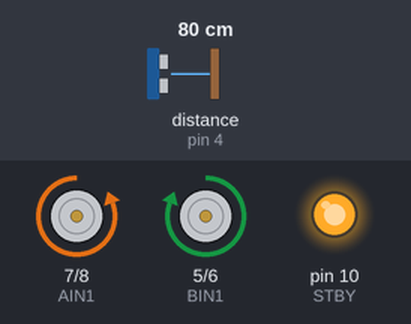
A sketch run on a simulated Arduino Uno, built with avr-gcc and run on an emulated ATmega328P. Parts: motor-driver pin pairs drawn as motors (green arrow = first pin HIGH = forward, orange = second pin HIGH = backward, longer = more drive, scaled by the enable pin, stopped while the standby pin is LOW), output pins drawn as LEDs (lit = HIGH). Wiring (inferred from the names in the program): ultrasonic range finder: trigger pin 2; echo pin 4. The test bench sets the inputs (shaded band); at power-on: distance to the obstacle (sensor on pin 4) 80 cm. The echo pulse lasts 58.3 µs per cm; pins used as bus, display or sensor lines are not drawn.

Above: at 1.2 s.
1.3 s: distance to the obstacle (sensor on pin 4) set to 12 cm
2.9 s: distance to the obstacle (sensor on pin 4) set to 9 cm
At 4.5 s:
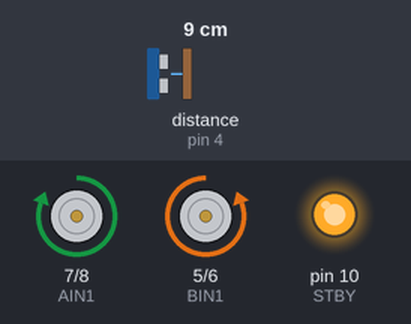
At 6.0 s:
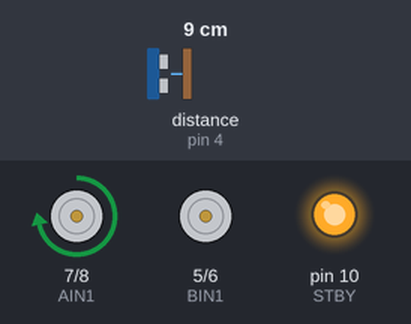
8.9 s: distance to the obstacle (sensor on pin 4) set to 2 cm
11.9 s: distance to the obstacle (sensor on pin 4) set to 35 cm
At 15.0 s:
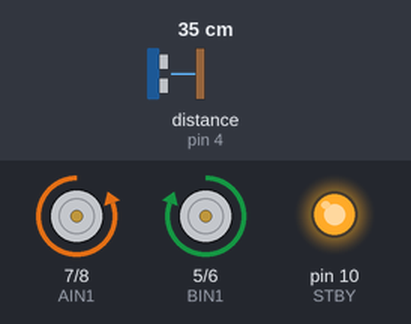
Timing chart, 0 to 15.9 s (numbered marks = the images above; inputs shaded):
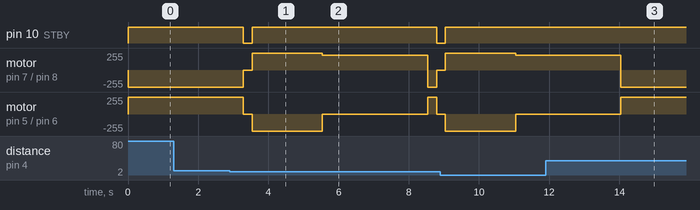

Measured:
- the behaviour switches between 11 and 10 cm on distance to the obstacle (sensor on pin 4) (found by bisection; images 0 and 1)
- after the input at 1.3 s, every drawn part: stays the same
- after the input at 2.9 s, pin 10 (STBY): HIGH → LOW after 0.39 s, → HIGH 0.25 s later, → LOW 5.3 s later; motor on pin 7 (AIN1) / pin 8 (AIN2): backward 255/255 → stopped after 0.39 s, → forward 255/255 0.25 s later, → forward 220/255 2.0 s later, → backward 255/255 3.0 s later, … (5 changes in this stretch)
- after the input at 11.9 s, pin 10 (STBY): stays HIGH (without the input it goes to LOW after 2.4 s); motor on pin 7 (AIN1) / pin 8 (AIN2): goes on until 14.0 s, then stays backward 255/255; motor on pin 5 (BIN1) / pin 6 (BIN2): goes on until 14.0 s, then stays forward 255/255

The sketch:

LinkItOne_Obstacle_Avoiding_Robot.ino
```cpp
//@CarmelitoA 11-Nov-2015 basic Obstacle Avoiding Robot (part 2 -Making Obstacle Avoiding by connecting Ultrasonic sensor)
//using LinkIt One(http://www.seeedstudio.com/depot/LinkIt-ONE-p-2017.html) and Sparkfun Motor driver(https://www.sparkfun.com/products/9457)

//Motor driver and LinkIt One connections
int STBY = 10; //standby

//Motor A - left
int PWMA = 3; //PWM pin for Speed control
int AIN1 = 7; //Direction
int AIN2 = 8; //Direction

//Motor B - Right
int PWMB = 9; //PWM pin for Speed control
int BIN1 = 5; //Direction
int BIN2 = 6; //Direction

//Ultrasonic sensor connections HC-SR04
int trigPin = 2;
int echoPin = 4;
long duration, cm, inches;

void setup(){
  pinMode(STBY, OUTPUT);

  pinMode(PWMA, OUTPUT);
  pinMode(AIN1, OUTPUT);
  pinMode(AIN2, OUTPUT);

  pinMode(PWMB, OUTPUT);
  pinMode(BIN1, OUTPUT);
  pinMode(BIN2, OUTPUT);

  pinMode(trigPin, OUTPUT);
  pinMode(echoPin, INPUT);
  //Serial.begin(9600); //enable for debugging in the Serial Monitor
}

void loop(){
  //moving foward move(speed,direction) - F - foward
  move(255,'F');
  digitalWrite(trigPin, LOW);
  delayMicroseconds(2);
  digitalWrite(trigPin, HIGH);
  delayMicroseconds(4);
  digitalWrite(trigPin, LOW);

  pinMode(echoPin, INPUT);
  duration = pulseIn(echoPin, HIGH);
  // converts the time to a distance
  cm = (duration / 2) / 29.1;
  //inches = (duration / 2) / 74;
  delay(250);
  //Serial.println("Distance in cms");
 // Serial.print(cm);
  //Sets object detection distance to 4.5
  if (cm < 10) {
   // Serial.println("obstacle detected");
    stop();
    delay(250);
    move(255,'B'); //moving back for 2 seconds
    delay(2000);
    turn(220,'L'); //move left , you can also choose to move it right by using R instead of L
    delay(3000);
  }
}


void turn(int speed,char side){ //CJATODO also try and add foward and back direction for the turn
  digitalWrite(STBY, HIGH);//enable the standby pin
  if(side == 'L'){ //left turn
    digitalWrite(AIN1, HIGH);
    digitalWrite(AIN2, LOW);
    analogWrite(PWMA, speed);
    digitalWrite(BIN1, LOW); //Stop motor B
    digitalWrite(BIN2, LOW);
    analogWrite(PWMB, speed);
  }else{ //Right turn
    digitalWrite(AIN1, LOW);//Stop motor A
    digitalWrite(AIN2, LOW);
    analogWrite(PWMA, speed);
    digitalWrite(BIN1, HIGH);
    digitalWrite(BIN2, LOW);
    analogWrite(PWMB, speed);
  }

}

void move(int speed,char moveDirection){
digitalWrite(STBY, HIGH);//enable the standby pin
  if(moveDirection =='B'){
      digitalWrite(AIN1, HIGH);
      digitalWrite(AIN2, LOW);
      analogWrite(PWMA, speed);
      digitalWrite(BIN1, LOW);
      digitalWrite(BIN2, HIGH);
      analogWrite(PWMB, speed);

  }else{
      digitalWrite(AIN1, LOW);
      digitalWrite(AIN2, HIGH);
      analogWrite(PWMA, speed);
      digitalWrite(BIN1, HIGH);
      digitalWrite(BIN2, LOW);
      analogWrite(PWMB, speed);
  }
}

void stop(){
//enable standby
  digitalWrite(STBY, LOW);
}
```
